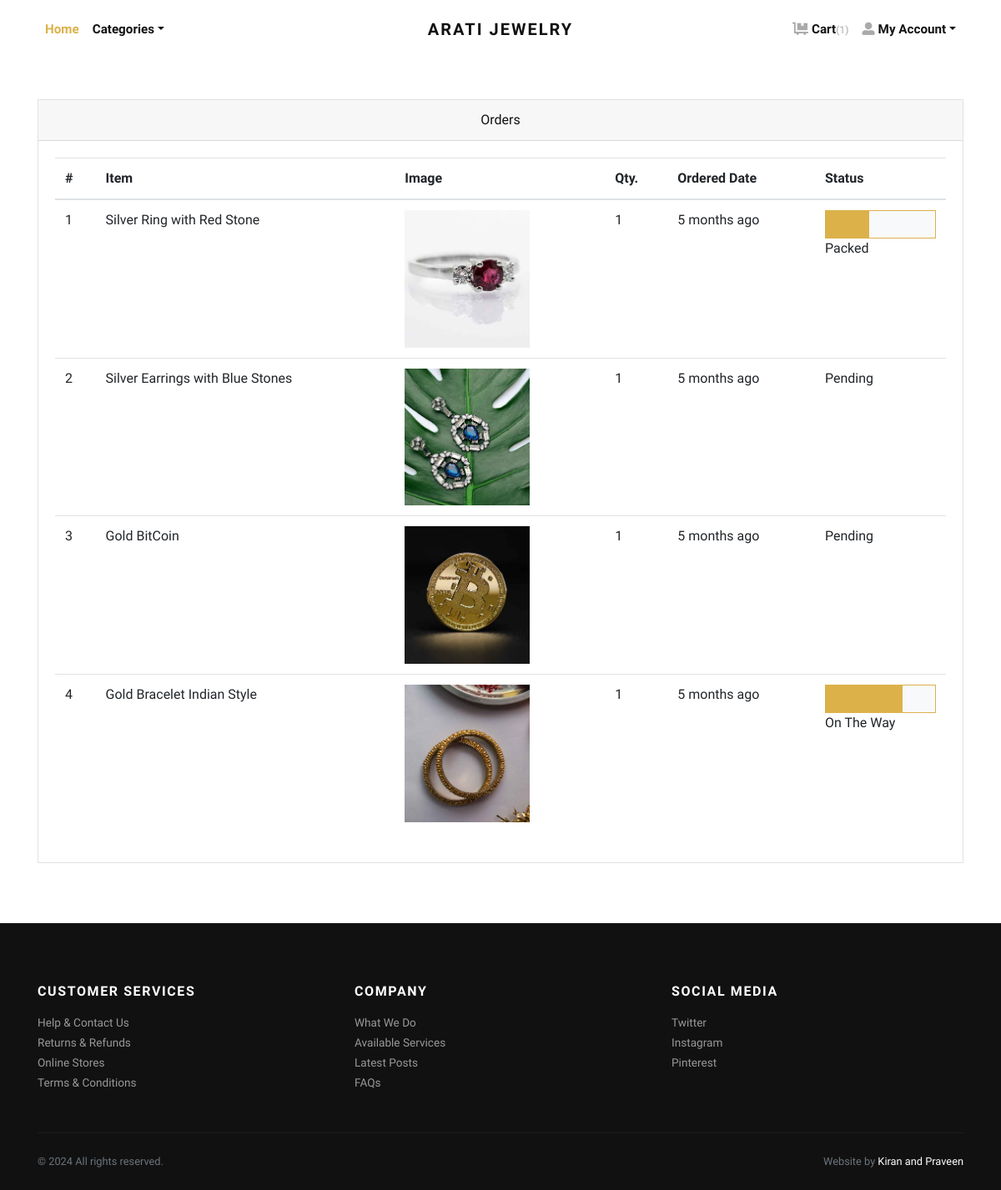
/orders/ (signed in), run on the app's committed database.
### store/models.py (models this page shows, shortened)
class Order(models.Model):
    user = models.ForeignKey(User, verbose_name="User", on_delete=models.CASCADE)
    address = models.ForeignKey(Address, verbose_name="Shipping Address", on_delete=models.CASCADE)
    product = models.ForeignKey(Product, verbose_name="Product", on_delete=models.CASCADE)
    quantity = models.PositiveIntegerField(verbose_name="Quantity")
    ordered_date = models.DateTimeField(auto_now_add=True, verbose_name="Ordered Date")
    status = models.CharField(
        choices=STATUS_CHOICES,
        max_length=50,
        default="Pending"
        )

class Product(models.Model):
    title = models.CharField(max_length=150, verbose_name="Product Title")
    slug = models.SlugField(max_length=160, verbose_name="Product Slug")
    sku = models.CharField(max_length=255, unique=True, verbose_name="Unique Product ID (SKU)")
    short_description = models.TextField(verbose_name="Short Description")
    detail_description = models.TextField(blank=True, null=True, verbose_name="Detail Description")
    product_image = models.ImageField(upload_to='product', blank=True, null=True, verbose_name="Product Image")
    price = models.DecimalField(max_digits=8, decimal_places=2)
    category = models.ForeignKey(Category, verbose_name="Product Categoy", on_delete=models.CASCADE)
    is_active = models.BooleanField(verbose_name="Is Active?")
    is_featured = models.BooleanField(verbose_name="Is Featured?")
    created_at = models.DateTimeField(auto_now_add=True, verbose_name="Created Date")
    updated_at = models.DateTimeField(auto_now=True, verbose_name="Updated Date")
    class Meta:
        verbose_name_plural = 'Products'
        ordering = ('-created_at', )

### store/views.py (the view)
# urls.py: path('orders/', views.orders, name="orders"),
@login_required
def orders(request):
    all_orders = Order.objects.filter(user=request.user).order_by('-ordered_date')
    return render(request, 'store/orders.html', {'orders': all_orders})

### store/context_preprocessors.py (called while the page is built)
def store_menu(request):
    categories = Category.objects.filter(is_active=True)
    context = {
        'categories_menu': categories,
    }
    return context

def cart_menu(request):
    if request.user.is_authenticated:
        cart_items= Cart.objects.filter(user=request.user)
        context = {
            'cart_items': cart_items,
        }
    else:
        context = {}
    return context

### templates/store/orders.html (shortened to what this page needs)
{% extends 'base.html' %}
{% load static %}
{% load humanize %}
    {% block content %}
      <div class="container py-5">
        <div class="row">
          <div class="col-lg-12">
            <div class="card mb-4" id="tables">
              <div class="card-header text-center">Orders</div>
              <div class="card-body">
                <table class="table table-hover">
                  <thead>
                    <tr>
                      <th>#</th>
                      <th>Item</th>
                      <th>Image</th>
                      <th>Qty.</th>
                      <th>Ordered Date</th>
                      <th>Status</th>
                    </tr>
                  </thead>
                  <tbody>
                    {% if orders %}
                    {% for order in orders %}
                    <tr>
                      <td>{{forloop.counter}}</td>
                      <td>{{order.product.title}}</td>
                      <td>
                        {% if order.product.product_image %}
                          <img src="{{order.product.product_image.url}}" alt="{{order.product.product_ttile}}" style="width:150px;">
                        {% endif %}
                      </td>
                      <td>{{order.quantity}}</td>
                      <td>{{order.ordered_date|naturaltime}}</td>
                      <td>
                        {% if order.status == 'Packed' %}
                        <div class="bg-light border border-primary">
                            <div class="p-3 bg-primary" style="width:40%;"></div>
                        </div>
                        {% endif %}
                        {% if order.status == 'On The Way' %}
                        <div class="bg-light border border-primary">
                            <div class="p-3 bg-primary" style="width:70%;"></div>
                        </div>
                        {% endif %}
                        {{order.status}}
                      </td>
                    </tr>
                    {% endfor %}
                    {% endif %}
                  </tbody>
                </table>
              </div>
            </div>
          </div>
        </div>
      </div>
{% endblock content %}

### jewelryshop/static/css/style.default.css (style rules this page uses)
.border { border: 1px solid #dee2e6 !important; }
.border-primary { border-color: #dcb14a !important; }
body { font-family: "Libre Franklin", sans-serif; font-size: 1rem; font-weight: 400; line-height: 1.5; color: #111111; background-color: #fff; }
.bg-primary { background-color: #dcb14a !important; }
.bg-light { background-color: #f8f9fa !important; }
.card { background-color: #fff; border: 1px solid rgba(17, 17, 17, 0.125); border-radius: 0; }
.card-body { padding: 1.25rem; }
.card-header { padding: 0.75rem 1.25rem; background-color: rgba(17, 17, 17, 0.03); border-bottom: 1px solid rgba(17, 17, 17, 0.125); }
.card-header:first-child { border-radius: calc(0 - 1px) calc(0 - 1px) 0 0; }

### data on the page
Order: product "Silver Ring with Red Stone", product.product_image (picture), quantity "1", ordered_date "5 months ago", status "Packed"
Order: product "Silver Earrings with Blue Stones", product.product_image (picture), quantity "1", ordered_date "5 months ago", status "Pending"
Order: product "Gold BitCoin", product.product_image (picture), quantity "1", ordered_date "5 months ago", status "Pending"
Order: product "Gold Bracelet Indian Style", product.product_image (picture), quantity "1", ordered_date "5 months ago", status "On The Way"

### other printed values
{{ cart_items.count }} "1"
